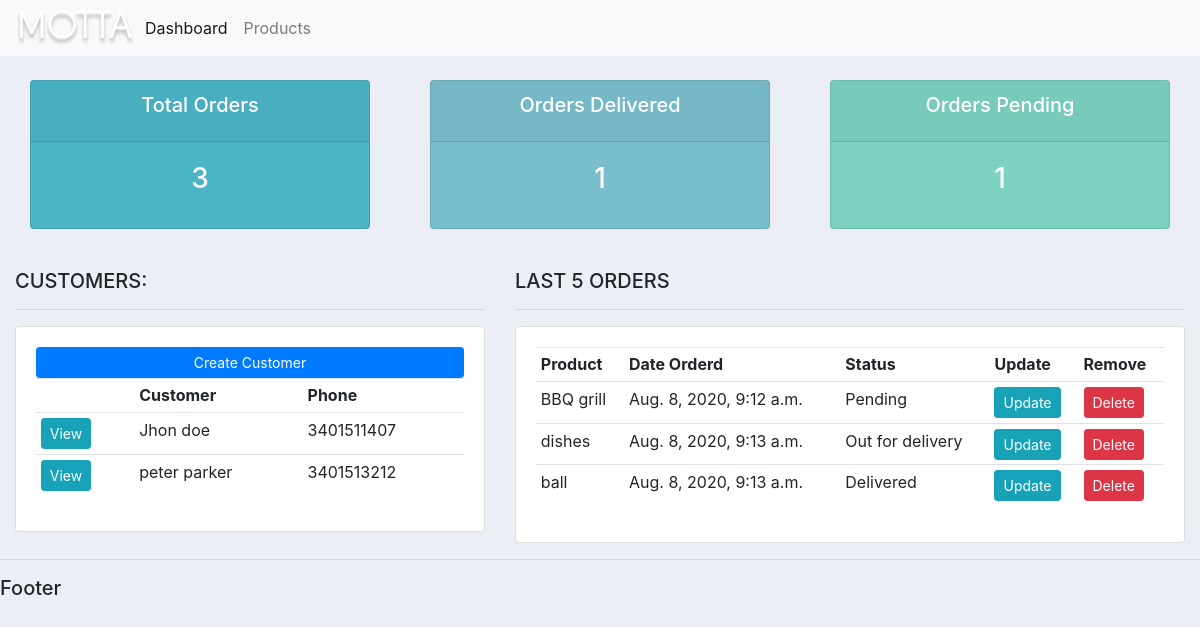
The app's page /, older data.
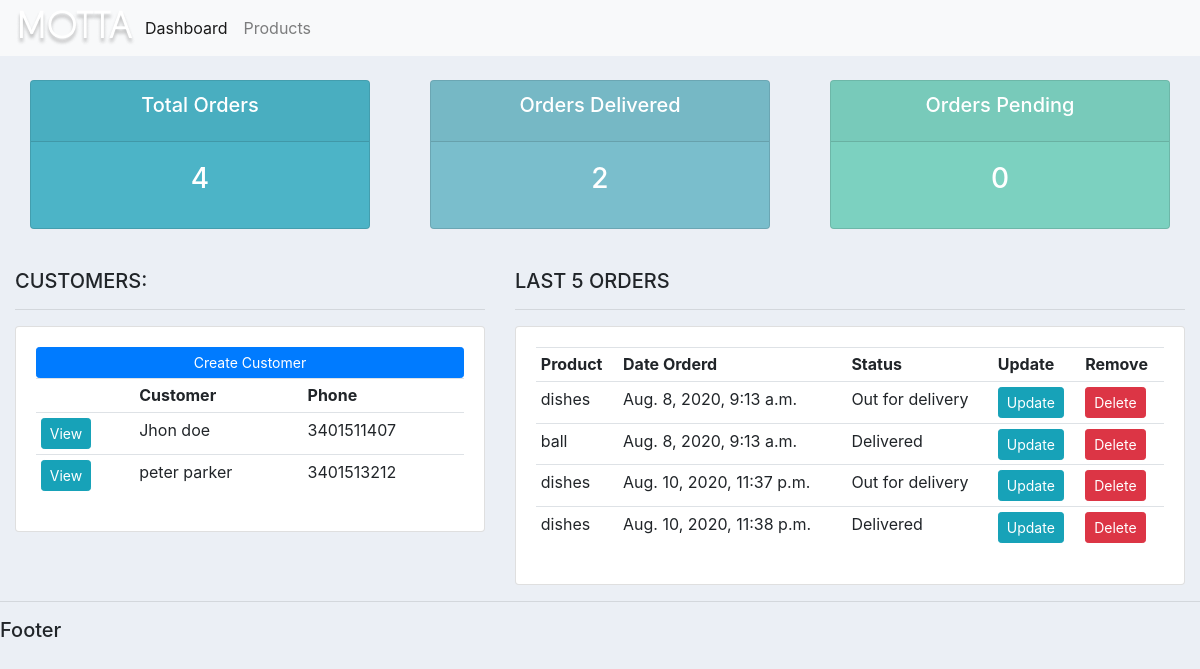
The same page, newer data.
### account/models.py (models this page shows, shortened)
class Customer(models.Model):
	name = models.CharField(max_length=200, null=True)
	phone = models.CharField(max_length=200, null=True)
	email = models.CharField(max_length=200, null=True)
	date_created = models.DateTimeField(auto_now_add=True, null=True)

class Order(models.Model):
	STATUS = (
			('Pending', 'Pending'),
			('Out for delivery', 'Out for delivery'),
			('Delivered', 'Delivered'),
			)
	customer = models.ForeignKey(Customer, null=True, on_delete= models.SET_NULL)
	product = models.ForeignKey(Product, null=True, on_delete= models.SET_NULL)
	date_created = models.DateTimeField(auto_now_add=True, null=True)
	status = models.CharField(max_length=200, null=True, choices=STATUS)
	note = models.CharField(max_length=1000, null=True)

class Product(models.Model):
	CATEGORY = (
			('Indoor', 'Indoor'),
			('Out Door', 'Out Door'),
			)
	name = models.CharField(max_length=200, null=True)
	price = models.FloatField(null=True)
	category = models.CharField(max_length=200, null=True, choices=CATEGORY)
	description = models.CharField(max_length=200, null=True, blank=True)
	date_created = models.DateTimeField(auto_now_add=True, null=True)
	tags = models.ManyToManyField(Tag)
	def __str__(self):
		return self.name

### account/views.py (the view)
# urls.py: path('', views.home, name="home"),
def home(request):
	orders = Order.objects.all()
	customers = Customer.objects.all()
	total_customers = customers.count()
	total_orders = orders.count()
	delivered = orders.filter(status='Delivered').count()
	pending = orders.filter(status='Pending').count()
	context = {'orders':orders, 'customers':customers,
	'total_orders':total_orders,'delivered':delivered,
	'pending':pending }
	return render(request, 'accounts/dashboard.html', context)

### account/templates/accounts/dashboard.html
{%  extends 'accounts/main.html' %}
{% block content %}
{%  include 'accounts/status.html' %}
<br>
<div class="row">
	<div class="col-md-5">
		<h5>CUSTOMERS:</h5>
		<hr>
		<div class="card card-body">
			<a class="btn btn-primary  btn-sm btn-block" href="">Create Customer</a>
			<table class="table table-sm">
				<tr>
					<th></th>
					<th>Customer</th>
					<th>Phone</th>
				</tr>
				{% for customer in customers %}
					<tr>
						<td><a class="btn btn-sm btn-info" href="{% url 'customer' customer.id %}">View</a></td>
						<td>{{customer.name}}</td>
						<td>{{customer.phone}}</td>
					</tr>
				{% endfor %}
			</table>
		</div>
	</div>
	<div class="col-md-7">
		<h5>LAST 5 ORDERS</h5>
		<hr>
		<div class="card card-body">
			<table class="table table-sm">
				<tr>
					<th>Product</th>
					<th>Date Orderd</th>
					<th>Status</th>
					<th>Update</th>
					<th>Remove</th>
				</tr>
				{% for order in orders %}
					<tr>
						<td>{{order.product}}</td>
						<td>{{order.date_created}}</td>
						<td>{{order.status}}</td>
						<td><a class="btn btn-sm btn-info" href="{% url 'update_order' order.id %}">Update</a></td>
						<td><a class="btn btn-sm btn-danger"href="{% url 'delete_order' order.id %}">Delete</a></td>
					</tr>
				{% endfor %}
			</table>
		</div>
	</div>
</div>
{% endblock %}

Row changes from the older to the newer data that the page shows:
removed Order: product "BBQ grill", date_created "Aug. 8, 2020, 9:12 a.m.", status "Pending"
added Order: product "dishes", date_created "Aug. 10, 2020, 11:37 p.m.", status "Out for delivery"
added Order: product "dishes", date_created "Aug. 10, 2020, 11:38 p.m.", status "Delivered"
Text that changed along with them:
{{ total_orders }}: "3" → "4"
{{ delivered }}: "1" → "2"
{{ pending }}: "1" → "0"
